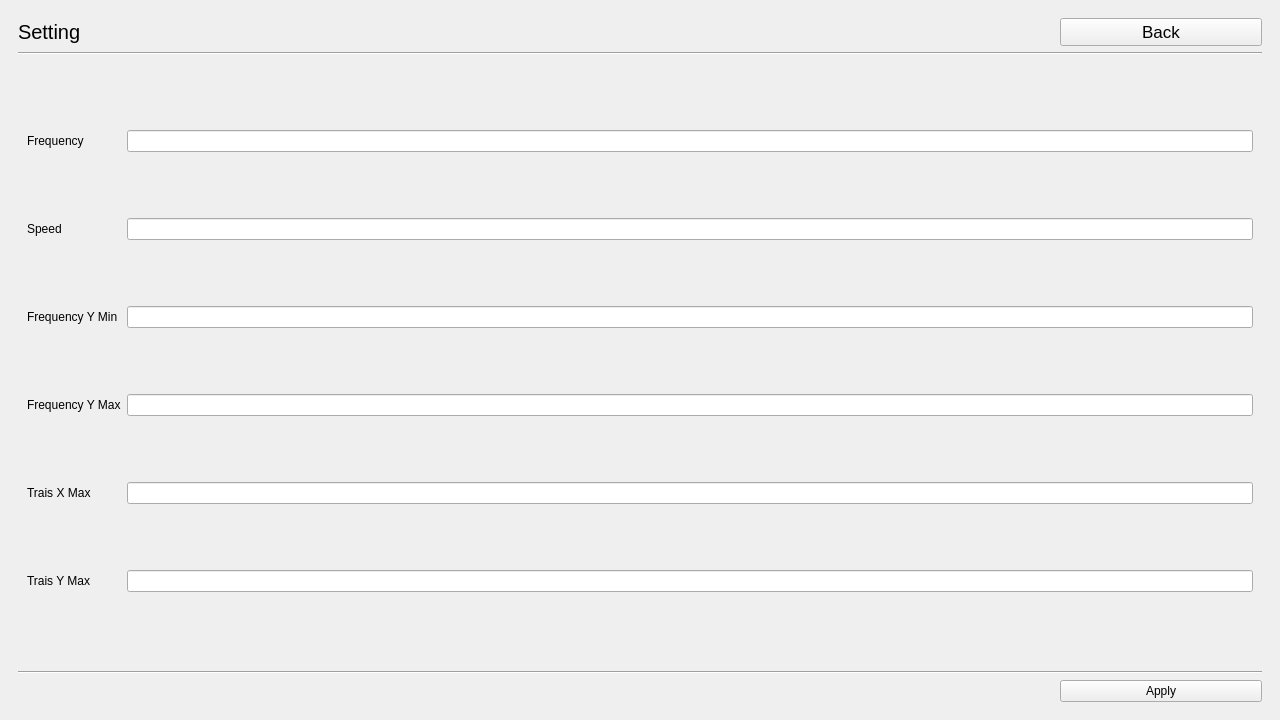
<?xml version="1.0" encoding="UTF-8"?>
<ui version="4.0">
 <class>SettingActiv</class>
 <widget class="QMainWindow" name="SettingActiv">
  <property name="geometry">
   <rect>
    <x>0</x>
    <y>0</y>
    <width>1280</width>
    <height>720</height>
   </rect>
  </property>
  <property name="windowTitle">
   <string>Setting</string>
  </property>
  <property name="windowIcon">
   <iconset>
    <normaloff>asset/Ico96.png</normaloff>asset/Ico96.png</iconset>
  </property>
  <widget class="QWidget" name="centralwidget">
   <layout class="QVBoxLayout" name="verticalLayout">
    <item>
     <widget class="QFrame" name="Fon">
      <property name="frameShape">
       <enum>QFrame::NoFrame</enum>
      </property>
      <property name="frameShadow">
       <enum>QFrame::Sunken</enum>
      </property>
      <layout class="QGridLayout" name="gridLayout">
       <item row="0" column="0">
        <widget class="QLabel" name="Title">
         <property name="font">
          <font>
           <pointsize>15</pointsize>
          </font>
         </property>
         <property name="text">
          <string>Setting</string>
         </property>
        </widget>
       </item>
       <item row="0" column="5">
        <widget class="QPushButton" name="Exit_B">
         <property name="font">
          <font>
           <pointsize>13</pointsize>
           <weight>50</weight>
           <italic>false</italic>
           <bold>false</bold>
           <kerning>true</kerning>
          </font>
         </property>
         <property name="text">
          <string>Back</string>
         </property>
        </widget>
       </item>
       <item row="4" column="5">
        <widget class="QPushButton" name="Apply">
         <property name="text">
          <string>Apply</string>
         </property>
        </widget>
       </item>
       <item row="3" column="0" colspan="6">
        <widget class="Line" name="line_2">
         <property name="orientation">
          <enum>Qt::Horizontal</enum>
         </property>
        </widget>
       </item>
       <item row="0" column="1" colspan="4">
        <spacer name="g_1">
         <property name="orientation">
          <enum>Qt::Horizontal</enum>
         </property>
         <property name="sizeHint" stdset="0">
          <size>
           <width>40</width>
           <height>20</height>
          </size>
         </property>
        </spacer>
       </item>
       <item row="1" column="0" colspan="6">
        <widget class="Line" name="line">
         <property name="orientation">
          <enum>Qt::Horizontal</enum>
         </property>
        </widget>
       </item>
       <item row="2" column="0" colspan="6">
        <widget class="QWidget" name="widget" native="true">
         <layout class="QGridLayout" name="gridLayout_2">
          <item row="0" column="1">
           <widget class="QLineEdit" name="F1"/>
          </item>
          <item row="5" column="0">
           <widget class="QLabel" name="T6">
            <property name="text">
             <string>Trais Y Max</string>
            </property>
           </widget>
          </item>
          <item row="4" column="1">
           <widget class="QLineEdit" name="F5"/>
          </item>
          <item row="4" column="0">
           <widget class="QLabel" name="T5">
            <property name="text">
             <string>Trais X Max</string>
            </property>
           </widget>
          </item>
          <item row="2" column="1">
           <widget class="QLineEdit" name="F3"/>
          </item>
          <item row="2" column="0">
           <widget class="QLabel" name="T3">
            <property name="text">
             <string>Frequency Y Min</string>
            </property>
           </widget>
          </item>
          <item row="5" column="1">
           <widget class="QLineEdit" name="F6"/>
          </item>
          <item row="3" column="1">
           <widget class="QLineEdit" name="F4"/>
          </item>
          <item row="0" column="0">
           <widget class="QLabel" name="T1">
            <property name="text">
             <string>Frequency</string>
            </property>
           </widget>
          </item>
          <item row="3" column="0">
           <widget class="QLabel" name="T4">
            <property name="text">
             <string>Frequency Y Max</string>
            </property>
           </widget>
          </item>
          <item row="1" column="1">
           <widget class="QLineEdit" name="F2"/>
          </item>
          <item row="1" column="0">
           <widget class="QLabel" name="T2">
            <property name="text">
             <string>Speed</string>
            </property>
           </widget>
          </item>
         </layout>
        </widget>
       </item>
      </layout>
     </widget>
    </item>
   </layout>
  </widget>
 </widget>
 <resources/>
 <connections>
  <connection>
   <sender>Exit_B</sender>
   <signal>clicked()</signal>
   <receiver>SettingActiv</receiver>
   <slot>close()</slot>
   <hints>
    <hint type="sourcelabel">
     <x>731</x>
     <y>37</y>
    </hint>
    <hint type="destinationlabel">
     <x>808</x>
     <y>85</y>
    </hint>
   </hints>
  </connection>
 </connections>
</ui>
